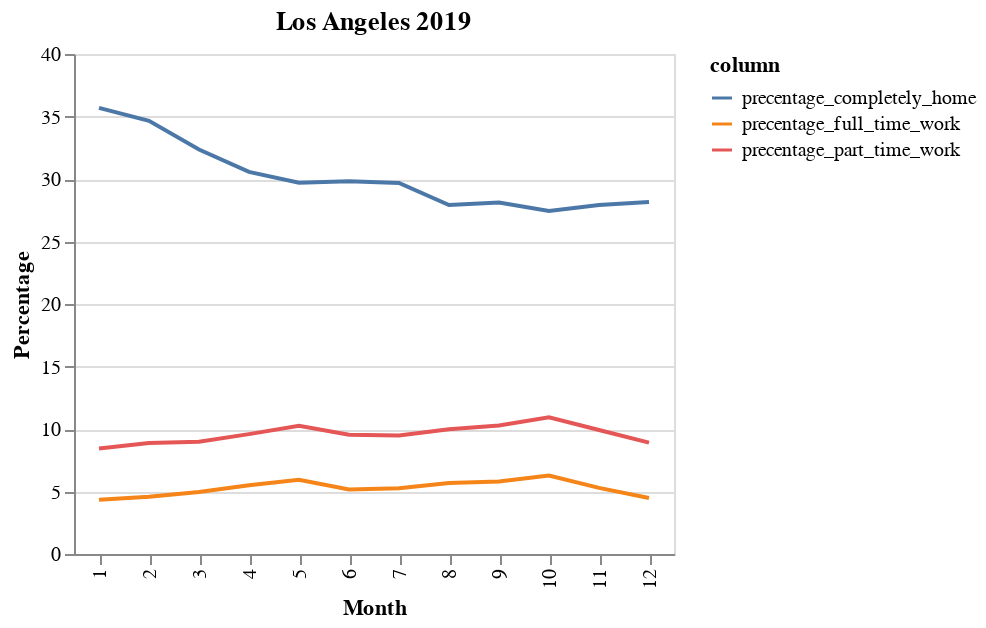

Here is the notebook cell this chart was saved with:
### Code cell
title = '{} {}'.format(city,year)
alt.Chart(d, title=title).mark_line().encode(
    x=alt.X('month:O', title='Month'),
    y=alt.Y('value:Q', type='quantitative', title='Percentage'),
    color='column:N'
).properties(
    width=300,
    height=250
).interactive()

### Figure 1 — Vega-Lite specification as saved in the notebook (floating-point values rounded to 4 significant figures)
{"config": {"view": {"continuousWidth": 400, "continuousHeight": 300}}, "data": {"values": [{"month": 1, "column": "precentage_completely_home", "value": 35.69}, {"month": 2, "column": "precentage_completely_home", "value": 34.65}, {"month": 3, "column": "precentage_completely_home", "value": 32.36}, {"month": 4, "column": "precentage_completely_home", "value": 30.57}, {"month": 5, "column": "precentage_completely_home", "value": 29.7}, {"month": 6, "column": "precentage_completely_home", "value": 29.83}, {"month": 7, "column": "precentage_completely_home", "value": 29.68}, {"month": 8, "column": "precentage_completely_home", "value": 27.92}, {"month": 9, "column": "precentage_completely_home", "value": 28.12}, {"month": 10, "column": "precentage_completely_home", "value": 27.45}, {"month": 11, "column": "precentage_completely_home", "value": 27.91}, {"month": 12, "column": "precentage_completely_home", "value": 28.16}, {"month": 1, "column": "precentage_part_time_work", "value": 8.441}, {"month": 2, "column": "precentage_part_time_work", "value": 8.886}, {"month": 3, "column": "precentage_part_time_work", "value": 8.979}, {"month": 4, "column": "precentage_part_time_work", "value": 9.589}, {"month": 5, "column": "precentage_part_time_work", "value": 10.25}, {"month": 6, "column": "precentage_part_time_work", "value": 9.546}, {"month": 7, "column": "precentage_part_time_work", "value": 9.487}, {"month": 8, "column": "precentage_part_time_work", "value": 9.982}, {"month": 9, "column": "precentage_part_time_work", "value": 10.29}, {"month": 10, "column": "precentage_part_time_work", "value": 10.94}, {"month": 11, "column": "precentage_part_time_work", "value": 9.916}, {"month": 12, "column": "precentage_part_time_work", "value": 8.908}, {"month": 1, "column": "precentage_full_time_work", "value": 4.331}, {"month": 2, "column": "precentage_full_time_work", "value": 4.58}, {"month": 3, "column": "precentage_full_time_work", "value": 4.952}, {"month": 4, "column": "precentage_full_time_work", "value": 5.498}, {"month": 5, "column": "precentage_full_time_work", "value": 5.935}, {"month": 6, "column": "precentage_full_time_work", "value": 5.168}, {"month": 7, "column": "precentage_full_time_work", "value": 5.259}, {"month": 8, "column": "precentage_full_time_work", "value": 5.679}, {"month": 9, "column": "precentage_full_time_work", "value": 5.794}, {"month": 10, "column": "precentage_full_time_work", "value": 6.278}, {"month": 11, "column": "precentage_full_time_work", "value": 5.292}, {"month": 12, "column": "precentage_full_time_work", "value": 4.478}]}, "mark": "line", "encoding": {"color": {"type": "nominal", "field": "column"}, "x": {"type": "ordinal", "field": "month", "title": "Month"}, "y": {"type": "quantitative", "field": "value", "title": "Percentage"}}, "height": 250, "selection": {"selector002": {"type": "interval", "bind": "scales", "encodings": ["x", "y"]}}, "title": "Los Angeles 2019", "width": 300, "$schema": "https://vega.github.io/schema/vega-lite/v4.8.1.json"}
